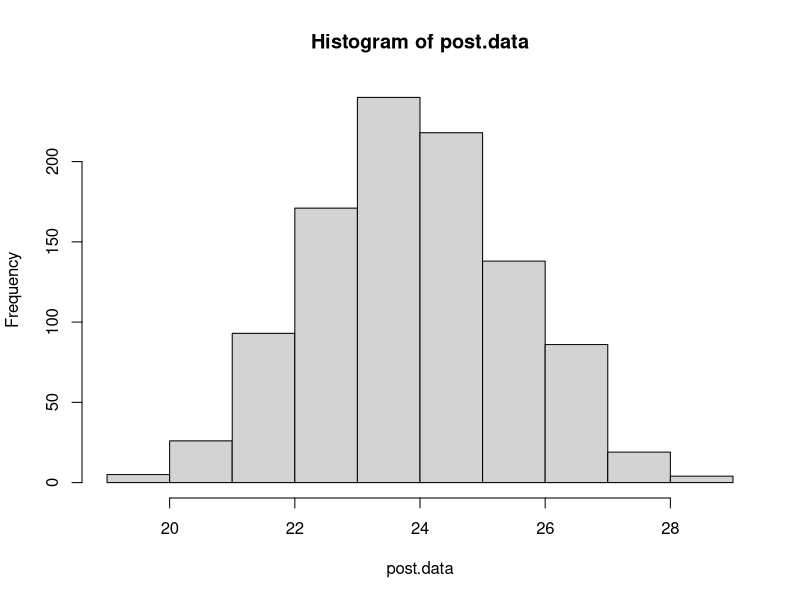

R code for this plot:
## ---- chunk 1
require(tufte)
require(knitr)
opts_chunk$set(cache = FALSE)
opts_chunk$set(fig.align = 'center', fig.height = 3.5, fig.width = 3.5, collapse = TRUE, highlight = TRUE)
## ---- chunk 2
rm(list=ls())
## ---- chunk 3
q2.table <- matrix(
  c(24,25,31,31,22,21,26,20,16,22,3863,4300,5027,5481,5814,6033,5877,6223,7433,7107),
    ncol = 2,
    nrow = 10
  )
rownames(q2.table) <- c("1976","1977","1978","1979","1980","1981","1982","1983","1984","1985")
colnames(q2.table) <- c("Fatal Accidents", "Passenger Miles")
sum.accidents <- sum(q2.table[,1])
kable(q2.table, format="markdown", align = rep("c", dim(q2.table)[2] + 1), col.names = c("Fatal Accidents", "Passenger Miles"))
## ---- chunk 4
# theta <- rgamma(1000,238)/10
# y1986 <- rpois(1000,theta)
# print (sort(y1986)[c(25,976)])

a0 <- 1; b0 <- 0; mu.y <- 23.8; n <- 10

post.data <- rgamma(1000,a0 + n*mu.y, b0 + n)
## ---- chunk 5
hist(post.data)
## ---- chunk 6
mu.y
qgamma(0.025,a0 + n*mu.y, b0 + n)
qgamma(0.975,a0 + n*mu.y, b0 + n)
## ---- chunk 7
rm(list=ls())
## ---- chunk 8
row.symbols = c(ni='n\U1D62', ybar='y\u0305\U1D62', sigmaSq="s\U00B2\U1D62")
q3.table = matrix(c(16, 15.3, 8.2, 19, 16.2, 12.3, 14, 16.4, 7.9, 12, 13.2, 5.2, 8, 13.5, 6.2), 3, 5)
colnames(q3.table) = c("1", "2", "3","4", "5")
row.labels = c(row.symbols['ni'], row.symbols['ybar'], row.symbols['sigmaSq'])
rownames(q3.table) = row.labels
kable(q3.table, align = rep(c("c","c"), dim(q3.table)[2] + 1), caption = "Corn Yield Data by Grower", escape = TRUE)
